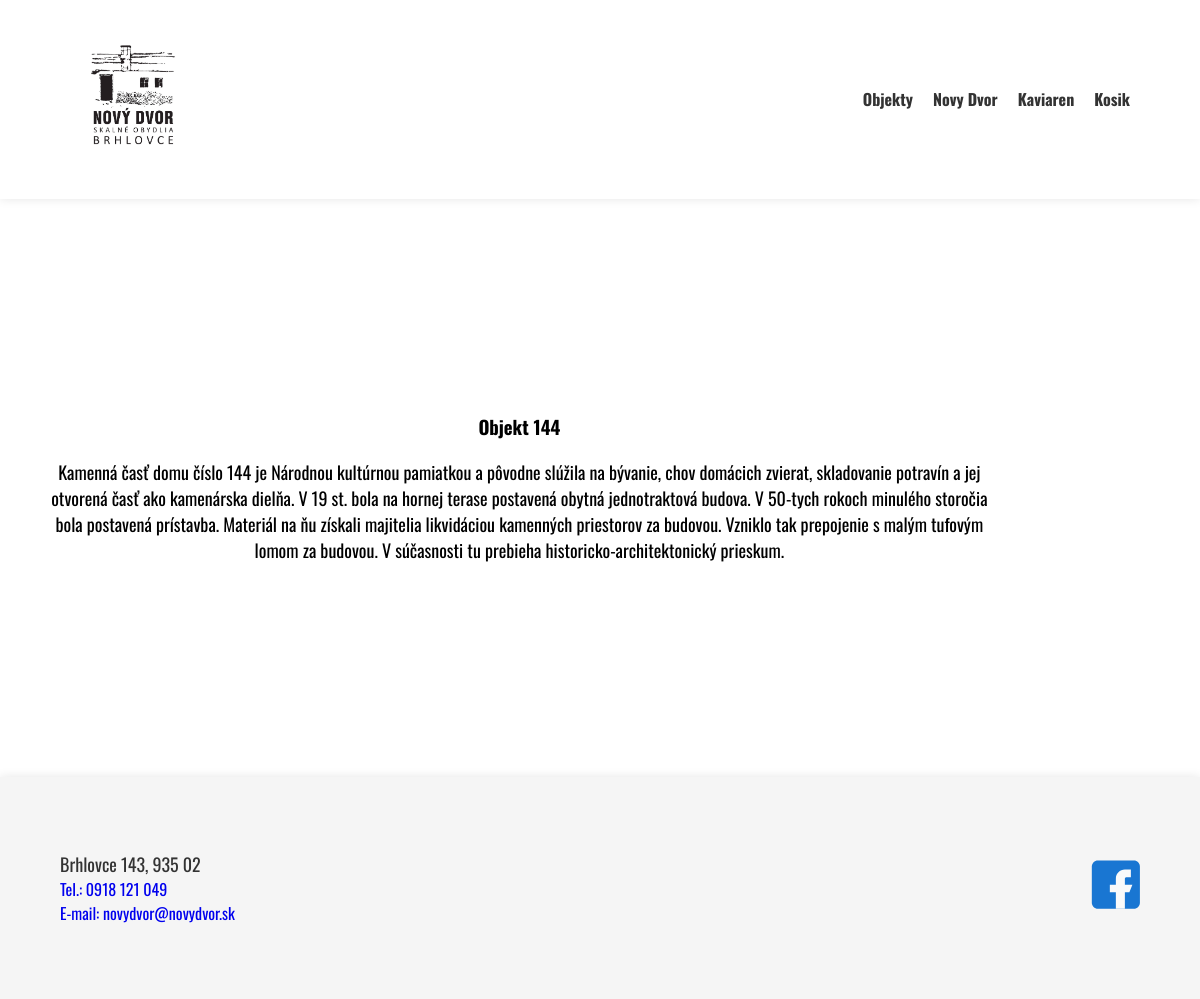
Screenshot of /objects/4 with the database file from the repository.
### flask_app/core/models/objects.py (models this page shows, shortened)
class Objects(db.Model):
    __tablename__ = 'objects'
    id = db.Column(db.Integer, primary_key=True)
    name = db.Column(db.String(80))
    txt = db.Column(db.Text)
    src = db.Column(db.Text)

### flask_app/core/routes/area_objects.py (the view)
@area_objects.route('/objects/<int:object_id>')
def object_page(object_id):
    template = 'object.html'
    res = Objects.query.get(object_id)
    return render_template(template, res=res)

### flask_app/templates/object.html (shortened to what this page needs)
{% extends "base.html" %}
{% block content %}
<div id="object">
    <div class="text-wrapper">
        <h3>{{ res.name }}</h3>
        <p>{{ res.txt }}</p>
    </div>
</div>
{% endblock %}

### flask_app/static/css/style.css (style rules this page uses)
body { font-family: 'Oswald', sans-serif; margin: 0; }
#content > * { flex: 1; }

### flask_app/static/css/main.css (style rules this page uses)
p { font-size: 18px; }
#object { display: flex; justify-content: space-around; align-items: center; flex-direction: row; margin: 20px; padding: 20px; }
.text-wrapper { text-align: center; }

### rows the page displays
Objects: name "Objekt 144", txt "Kamenná časť domu číslo 144 je Národnou kultúrnou pamiatkou a pôvodne slúžila na bývanie, chov domácich zvierat, skladovanie potravín a jej otvorená časť ako kamenárska dielňa. V 19 st. bola na hornej terase postavená obytná jednotraktová budova. V 50-tych rokoch minulého storočia bola postavená prístavba. Materiál na ňu získali majitelia likvidáciou kamenných priestorov za budovou. Vzniklo tak prepojenie s malým tufovým lomom za budovou. V súčasnosti tu prebieha historicko-architektonický prieskum."
